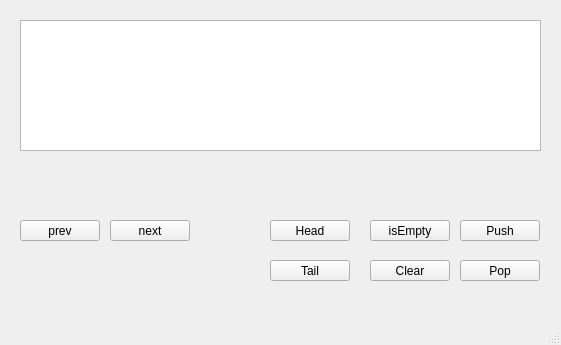
<?xml version="1.0" encoding="UTF-8"?>
<ui version="4.0">
 <class>MainWindow</class>
 <widget class="QMainWindow" name="MainWindow">
  <property name="geometry">
   <rect>
    <x>0</x>
    <y>0</y>
    <width>561</width>
    <height>345</height>
   </rect>
  </property>
  <property name="windowTitle">
   <string>MainWindow</string>
  </property>
  <widget class="QWidget" name="centralwidget">
   <widget class="QLabel" name="label">
    <property name="geometry">
     <rect>
      <x>20</x>
      <y>170</y>
      <width>651</width>
      <height>41</height>
     </rect>
    </property>
    <property name="font">
     <font>
      <pointsize>14</pointsize>
     </font>
    </property>
    <property name="text">
     <string/>
    </property>
   </widget>
   <widget class="QPushButton" name="next_btn">
    <property name="geometry">
     <rect>
      <x>110</x>
      <y>220</y>
      <width>80</width>
      <height>21</height>
     </rect>
    </property>
    <property name="text">
     <string>next</string>
    </property>
   </widget>
   <widget class="QPushButton" name="prev_btn">
    <property name="geometry">
     <rect>
      <x>20</x>
      <y>220</y>
      <width>80</width>
      <height>21</height>
     </rect>
    </property>
    <property name="text">
     <string>prev</string>
    </property>
   </widget>
   <widget class="QPushButton" name="tail_btn">
    <property name="geometry">
     <rect>
      <x>270</x>
      <y>260</y>
      <width>80</width>
      <height>21</height>
     </rect>
    </property>
    <property name="text">
     <string>Tail</string>
    </property>
   </widget>
   <widget class="QPushButton" name="head_btn">
    <property name="geometry">
     <rect>
      <x>270</x>
      <y>220</y>
      <width>80</width>
      <height>21</height>
     </rect>
    </property>
    <property name="text">
     <string>Head</string>
    </property>
   </widget>
   <widget class="QPushButton" name="isEmpty_btn">
    <property name="geometry">
     <rect>
      <x>370</x>
      <y>220</y>
      <width>80</width>
      <height>21</height>
     </rect>
    </property>
    <property name="text">
     <string>isEmpty</string>
    </property>
   </widget>
   <widget class="QPushButton" name="clean_btn">
    <property name="geometry">
     <rect>
      <x>370</x>
      <y>260</y>
      <width>80</width>
      <height>21</height>
     </rect>
    </property>
    <property name="text">
     <string>Clear</string>
    </property>
   </widget>
   <widget class="QTextEdit" name="textEdit">
    <property name="geometry">
     <rect>
      <x>20</x>
      <y>20</y>
      <width>521</width>
      <height>131</height>
     </rect>
    </property>
   </widget>
   <widget class="QPushButton" name="push_btn">
    <property name="geometry">
     <rect>
      <x>460</x>
      <y>220</y>
      <width>80</width>
      <height>21</height>
     </rect>
    </property>
    <property name="text">
     <string>Push</string>
    </property>
   </widget>
   <widget class="QPushButton" name="pop_btn">
    <property name="geometry">
     <rect>
      <x>460</x>
      <y>260</y>
      <width>80</width>
      <height>21</height>
     </rect>
    </property>
    <property name="text">
     <string>Pop</string>
    </property>
   </widget>
  </widget>
  <widget class="QMenuBar" name="menubar">
   <property name="geometry">
    <rect>
     <x>0</x>
     <y>0</y>
     <width>561</width>
     <height>20</height>
    </rect>
   </property>
  </widget>
  <widget class="QStatusBar" name="statusbar"/>
 </widget>
 <resources/>
 <connections/>
</ui>
